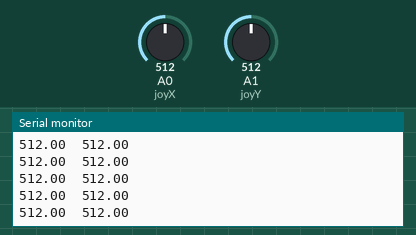
A sketch run on a simulated Arduino Uno, built with avr-gcc and run on an emulated ATmega328P. Parts: the last lines printed to the serial monitor. The inputs (shaded band) are chosen by the test bench; at power-on: A0 (joyX) = 512, A1 (joyY) = 512. The ROS host is connected and sends only what is stated.

Above: at 1.2 s.
1.3 s: A0 (joyX) set to 619
At 2.2 s:
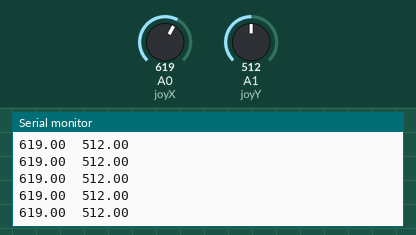
2.8 s: A1 (joyY) set to 619
At 3.4 s:
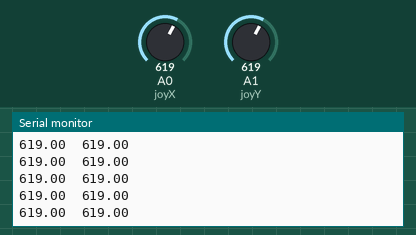
4.3 s: A0 (joyX) set to 599
At 5.4 s:
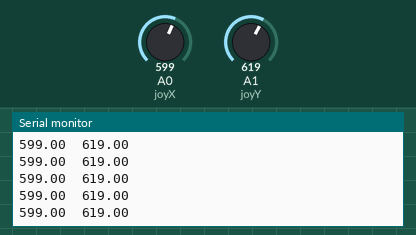
5.8 s: A1 (joyY) set to 599
At 6.8 s:
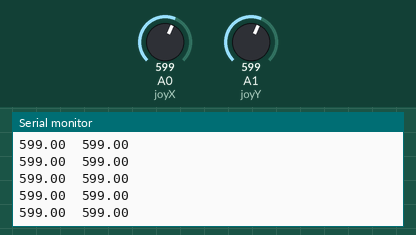
Timing chart, 0 to 8.3 s (numbered marks = the images above; inputs shaded):
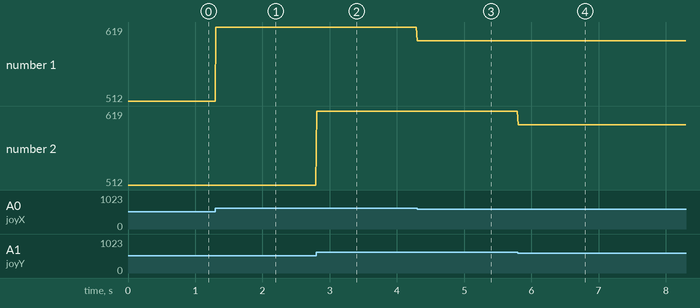

The sketch:

joystick_demo.ino
```cpp
#include <ros.h>
//#include <sensor_msgs/Joy.h>
//#include <detect_box/angle.h>
//#include <std_msgs/Float32MultiArray.h>
#include <geometry_msgs/Point.h>
ros::NodeHandle nh;

//sensor_msgs::Joy joy_msg;
//detect_box::angle joy_msgo ;
//std_msgs::Float32MultiArray joy_msg;
geometry_msgs::Point joy_msg;
ros::Publisher joy_data("/arduino/joystick", &joy_msg);

#define joyX A0
#define joyY A1

void setup() {
 Serial.begin(57600);
  nh.initNode();
  nh.advertise(joy_data);
}

void loop() {
  float xValue = analogRead(joyX);
  float yValue = analogRead(joyY);
  Serial.print(xValue);
  Serial.print("\t");
  Serial.println(yValue);

  //joy_msg.angle_Start = xValue;
  //joy_msg.angle_End = yValue;
 float xMax = 615;
 float xMin = 119;
 float xZero = 360;

 float yMax = 609;
 float yMin = 108;
 float yZero = 360;

 if(xValue > xMax)
 {
  joy_msg.x = -1;
 }
 else
 {
  if (xValue > xZero)
  {
    joy_msg.x = -(xValue - xZero) / (xMax-xZero);
  }
  else
  {
    if(xValue > xMin)
    {
      joy_msg.x = -(xValue - xZero) / (xZero - xMin);
    }
    else
    {
      joy_msg.x = 1;
    }
  }
 }

 if(yValue > yMax)
 {
  joy_msg.y = -1;
 }
 else
 {
  if (yValue > yZero)
  {
    joy_msg.y = -(yValue - yZero) / (yMax-yZero);
  }
  else
  {
    if(yValue > yMin)
    {
      joy_msg.y = -(yValue - yZero) / (yZero - yMin);
    }
    else
    {
      joy_msg.y = 1;
    }
  }
 }

//if (fabs(joy_msg.x) < 0.3)
//{
//  joy_msg.x = 0;
//}
if (joy_msg.x < 0.1 && joy_msg.x > -0.3)
{
  joy_msg.x = 0;
}
if (fabs(joy_msg.y) < 0.1)
{
  joy_msg.y = 0;
}
if (joy_msg.x < 0)
{
  joy_msg.y = - joy_msg.y;
}

  //if (yValue > 355)
  //{
   // joy_msg.data[1] = (yValue - 355) / 140;
  //}
  //else
  //{
  //  joy_msg.data[1] = (yValue - 355) / 115;
 // }
 // joy_msg.data[0] = xValue;//-512)/354
 // joy_msg.data[1] = yValue;//-512)/354
  //joy_msg.axes[0] = xValue;
  //joy_msg.axes[1] = yValue;
  //char hello[16] = "hello my world!";
//joy_msg.data = hello;
//joy_msg.x = xValue;
//joy_msg.y = yValue;
//  if(abs(joy_msg.linear.x) < 0.2)
//    joy_msg.linear.x = 0;
//
//  if(abs(joy_msg.angular.z) < 0.2)
//    joy_msg.angular.z = 0;
//
  joy_data.publish( &joy_msg );
  nh.spinOnce();


  delay(10);
}
```

Measured:
- after the input at 1.3 s, the serial monitor: prints a new line at once (image 1)
- after the input at 2.8 s, the serial monitor: prints a new line at once (image 2)
- after the input at 4.3 s, the serial monitor: prints a new line at once (image 3)
- after the input at 5.8 s, the serial monitor: prints a new line at once (image 4)
- plotted number 1: 512 → 619 after the input at 1.3 s, 619 → 599 after the input at 4.3 s
